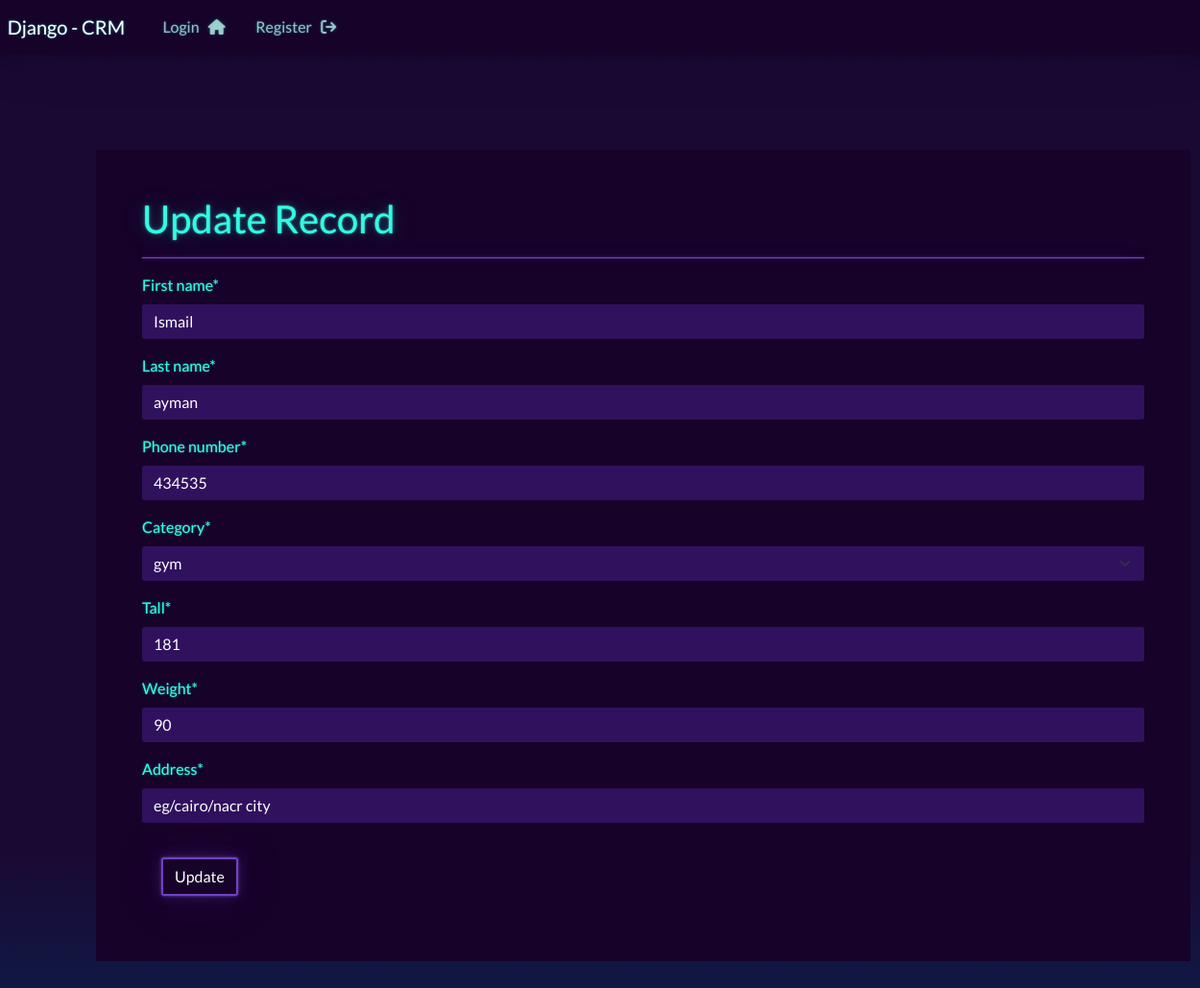
The app's page /update/2/ with its own data.
### webapp/models.py (models this page shows, shortened)
class Record(models.Model):
    category = models.ForeignKey(Category , on_delete=models.CASCADE)
    first_name = models.CharField(max_length=250)
    last_name = models.CharField(max_length=250)
    phone_number = models.IntegerField()
    tall = models.IntegerField()
    weight = models.IntegerField()
    address = models.CharField(max_length=250)
    created_at = models.DateField(auto_now_add=True)
    class Meta:
        ordering = ["-created_at"]

### webapp/views.py (the view)
# urls.py: path("update/<int:id>/" , views.update_record , name="update_record"),
def update_record(request, id):
    record = get_object_or_404(Record , id=id)
    form  = UpdateForm(instance=record)
    if request.method == "POST":
        form = UpdateForm(request.POST , instance=record)
        if form.is_valid():
            form.save()
            messages.success(request , "Record Is Updated")
            return redirect('dashboard')
    context = {
        "form":form
    }
    return render(request , "web/update_record.html" , context=context)

### webapp/forms.py
class UpdateForm(forms.ModelForm):
    class Meta :
        model = Record
        fields = [
            "first_name" ,
            "last_name" ,
            "phone_number",
            "category",
            "tall",
            "weight",
            "address"
                         ]

### webapp/models.py (called while the page is built)
    def __str__(self):
        return self.name

### templates/web/update_record.html (shortened to what this page needs)
{% extends "base.html" %}
{% load crispy_forms_tags %}
{% block content %}
<div style="margin: 100px;" class="container bg-dark shadow-md p-5 m-6 form-layout">
    <h1>Update Record</h1>
    <hr>
    <form action="" method="POST" autocomplete="off" >
        {{form|crispy}}
        <input  style="margin: 20px;" type="submit" class="btn btn-outline-primary" value="Update">
    </form>
    </div>
{% endblock content %}

### records on screen
Record: first_name "Ismail", last_name "ayman", phone_number "434535", category "gym", tall "181", weight "90", address "eg/cairo/nacr city"
